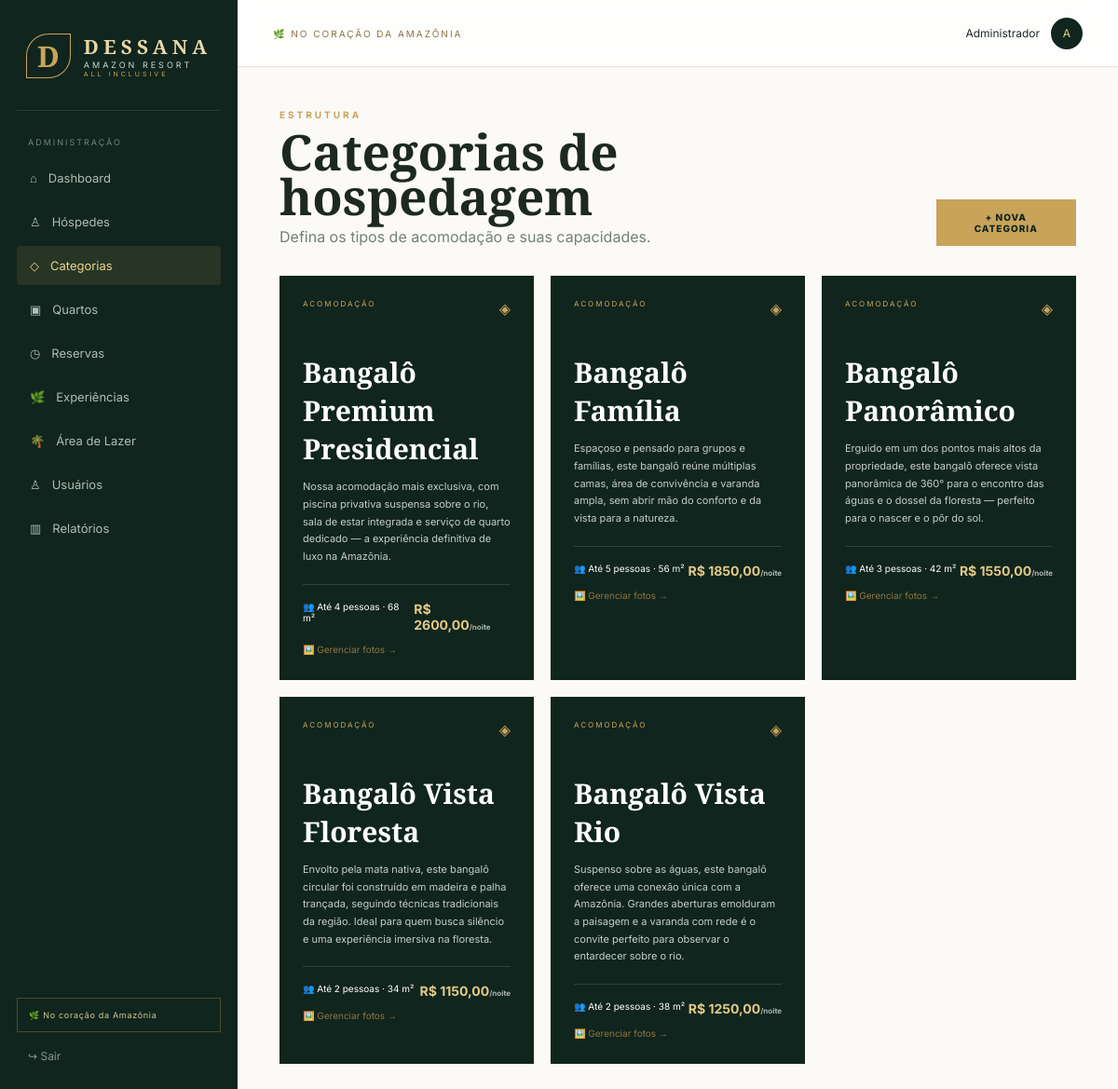
Screenshot of /categorias (signed in) with the database file from the repository.
### tables this page shows
CREATE TABLE categorias (
    id INTEGER PRIMARY KEY AUTOINCREMENT,
    nome TEXT NOT NULL,
    descricao TEXT,
    capacidade INTEGER NOT NULL DEFAULT 1,
    valor_diaria REAL NOT NULL DEFAULT 0,
    imagem TEXT,
    comodidades TEXT,
    metragem TEXT,
    criado_em TEXT NOT NULL DEFAULT CURRENT_TIMESTAMP
);

### app.py (the view)
@app.route("/categorias")
@admin_required
def categorias():
    conn = get_db()
    rows = conn.execute("SELECT * FROM categorias ORDER BY id DESC").fetchall()
    conn.close()
    return render_template("categorias.html", categorias=rows)

### app.py (called while the page is built)
def get_db():
    conn = sqlite3.connect(DB_PATH)
    conn.row_factory = sqlite3.Row
    conn.execute("PRAGMA foreign_keys = ON")
    return conn

def admin_required(view):
    @wraps(view)
    def wrapped(*args, **kwargs):
        if "user_id" not in session or session.get("tipo") != "admin":
            return redirect(url_for("login"))
        return view(*args, **kwargs)
    return wrapped

### templates/categorias.html (shortened to what this page needs)
{% extends "base.html" %}
{% block content %}
<div class="page-heading"><div><div class="eyebrow">ESTRUTURA</div><h1>Categorias de hospedagem</h1><p>Defina os tipos de acomodação e suas capacidades.</p></div><button class="primary-btn small" onclick="openModal('modal-categoria')">+ NOVA CATEGORIA</button></div>
<div class="cards-grid">
{% for c in categorias %}<div class="room-card"><div class="room-top"><span class="room-tag">ACOMODAÇÃO</span><span>◈</span></div><h3>{{ c.nome }}</h3><p>{{ c.descricao or 'Sem descrição.' }}</p><div class="room-meta"><span>👥 Até {{ c.capacidade }} pessoas{% if c.metragem %} · {{ c.metragem }}{% endif %}</span><strong>R$ {{ '%.2f'|format(c.valor_diaria)|replace('.', ',') }}<small>/noite</small></strong></div><a href="{{ url_for('categoria_imagens', id=c.id) }}" class="text-link" style="display:inline-block;margin-top:12px;">🖼️ Gerenciar fotos →</a></div>{% else %}<div class="empty">Nenhuma categoria cadastrada.</div>{% endfor %}
</div>
{% endblock %}

### static/css/style.css (style rules this page uses)
:root { --forest:#10251d;--forest2:#17372b;--gold:#c9a35a;--gold2:#e3c987;--cream:#f6f1e7; --paper:#fbfaf7;--ink:#1d2822;--muted:#738078;--line:#e4e0d6;--white:#fff;--danger:#a94b46; }
* { box-sizing:border-box }
body { margin:0;background:var(--paper);color:var(--ink);font-family:Inter,Arial,sans-serif }
a { text-decoration:none;color:inherit }
button,input,select,textarea { font:inherit }
.eyebrow { color:var(--gold);font-size:10px;font-weight:700;letter-spacing:3px }
.gold-btn,.primary-btn { background:var(--gold);border:0;color:var(--forest);font-weight:800;letter-spacing:1px;padding:16px 22px;display:inline-flex;gap:25px;align-items:center;cursor:pointer }
.page-heading { display:flex;align-items:flex-end;justify-content:space-between;margin-bottom:32px }
.page-heading h1 { font:600 53px/.9 "Cormorant Garamond";margin:10px 0 }
.page-heading p { color:var(--muted);margin:0 }
.primary-btn.small { padding:13px 18px;font-size:10px }
.text-link { font-size:10px;color:#917441 }
.cards-grid { display:grid;grid-template-columns:repeat(3,1fr);gap:18px }
.room-card { background:var(--forest);color:#fff;padding:25px;min-height:235px }
.room-top { display:flex;justify-content:space-between;color:var(--gold) }
.room-tag { font-size:8px;letter-spacing:2px }
.room-card h3 { font:600 30px "Cormorant Garamond";margin:38px 0 8px }
.room-card p { font-size:11px;color:#c5cec9;line-height:1.7;min-height:40px }
.room-meta { border-top:1px solid rgba(255,255,255,.13);padding-top:17px;margin-top:20px;display:flex;justify-content:space-between;font-size:10px }
.room-meta strong { color:var(--gold2);font-size:14px }
.room-meta small { font-size:8px;color:#aab5af }

### rows the page displays
categorias: nome "Bangalô Premium Presidencial", descricao "Nossa acomodação mais exclusiva, com piscina privativa suspensa sobre o rio, sala de estar integrada e serviço de quarto dedicado — a experiência definitiva de luxo na Amazônia.", capacidade "4", metragem "68 m²", valor_diaria "2600,00"
categorias: nome "Bangalô Família", descricao "Espaçoso e pensado para grupos e famílias, este bangalô reúne múltiplas camas, área de convivência e varanda ampla, sem abrir mão do conforto e da vista para a natureza.", capacidade "5", metragem "56 m²", valor_diaria "1850,00"
categorias: nome "Bangalô Panorâmico", descricao "Erguido em um dos pontos mais altos da propriedade, este bangalô oferece vista panorâmica de 360° para o encontro das águas e o dossel da floresta — perfeito para o nascer e o pôr do sol.", capacidade "3", metragem "42 m²", valor_diaria "1550,00"
categorias: nome "Bangalô Vista Floresta", descricao "Envolto pela mata nativa, este bangalô circular foi construído em madeira e palha trançada, seguindo técnicas tradicionais da região. Ideal para quem busca silêncio e uma experiência imersiva na floresta.", capacidade "2", metragem "34 m²", valor_diaria "1150,00"
categorias: nome "Bangalô Vista Rio", descricao "Suspenso sobre as águas, este bangalô oferece uma conexão única com a Amazônia. Grandes aberturas emolduram a paisagem e a varanda com rede é o convite perfeito para observar o entardecer sobre o rio.", capacidade "2", metragem "38 m²", valor_diaria "1250,00"

### other values shown
{{ session.get('user_name') }} "Administrador"
{{ session.get('user_name','A')[0] }} "A"
